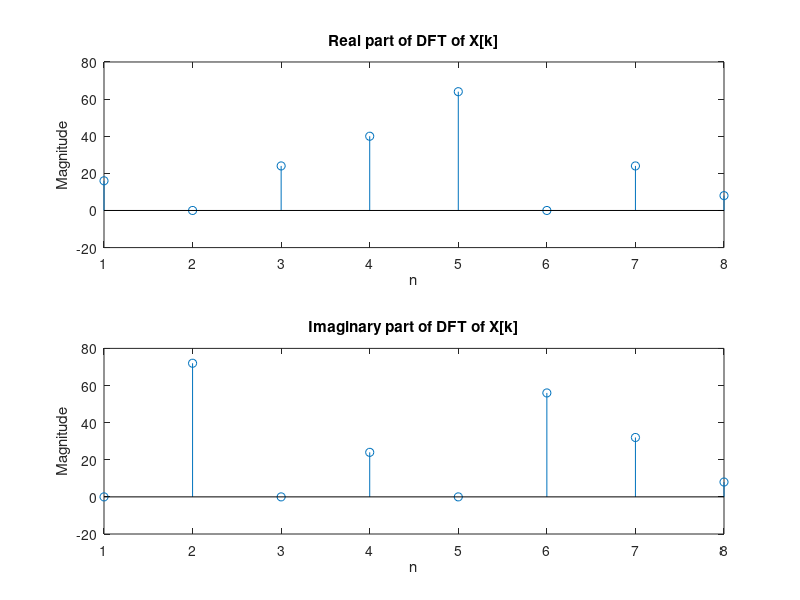
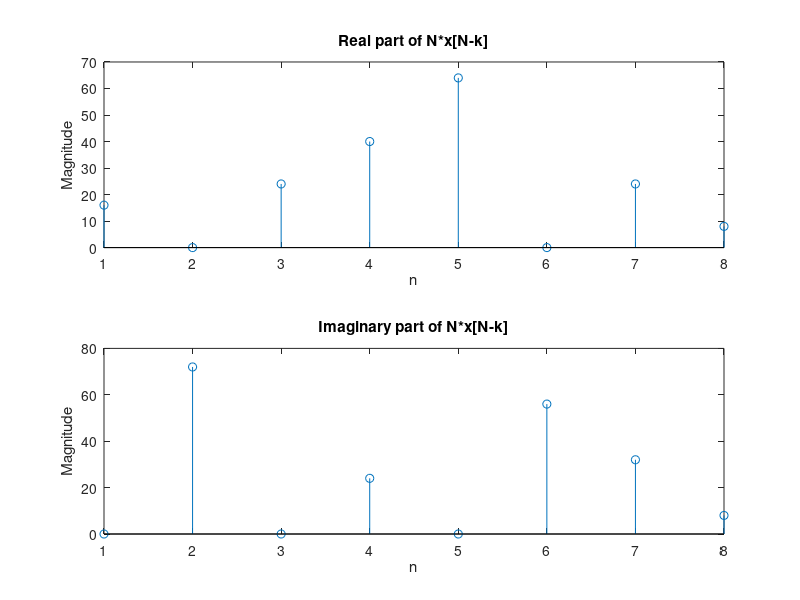

Write the MATLAB code that produced these figures, in order.
N=8;
dft=zeros(N,N);
W=exp(-2i*pi/N);
for n=0:N-1
    for k=0:N-1
        dft(n+1,k+1)=W^(n*k);
    end
end
idft=conj(dft)/N;

x_n=[2,1+1i,3+4i,7i,8,5+3i,3,9i];
X_N=dft*x_n.';
X_N1=dft*X_N;

x_n1=zeros(1,N);
x_n1(1)=x_n(1);
for n=2:N
    x_n1(n)=x_n(N-n+2);
end

x_n2=N*x_n1;

figure('Name','Duality Property');
subplot(2,1,1);
stem(real(X_N1));
xlabel('n');
ylabel('Magnitude');
title('Real part of DFT of X[k]');
subplot(2,1,2);
stem(imag(X_N1));
title('Imaginary part of DFT of X[k]');
xlabel('n');
ylabel('Magnitude');


figure('Name','Duality Property');
subplot(2,1,1);
stem(real(x_n2));
xlabel('n');
ylabel('Magnitude');
title('Real part of N*x[N-k]');
subplot(2,1,2);
stem(imag(x_n2));
title('Imaginary part of N*x[N-k]');
xlabel('n');
ylabel('Magnitude');






